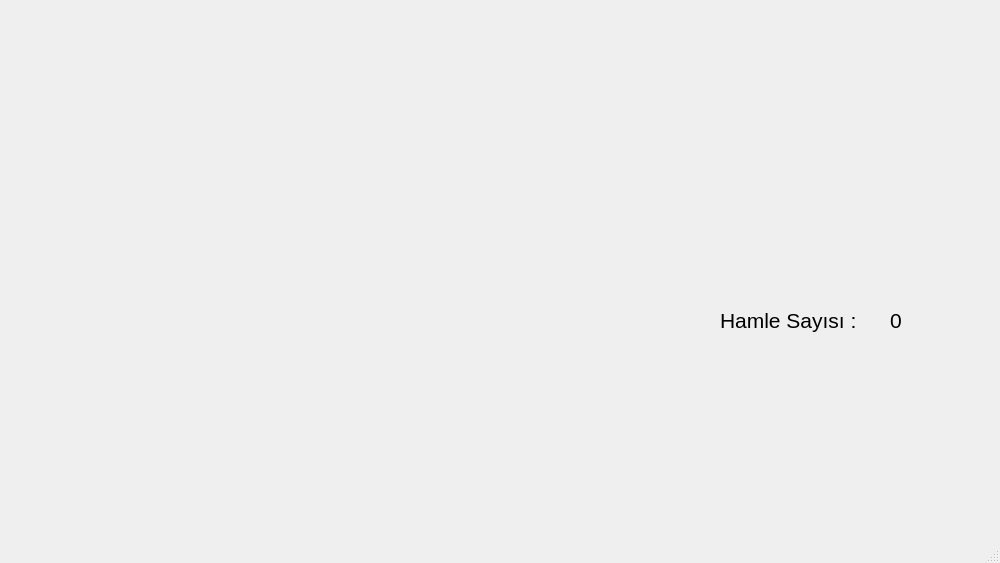
<?xml version="1.0" encoding="UTF-8"?>
<ui version="4.0">
 <class>MainWindow</class>
 <widget class="QMainWindow" name="MainWindow">
  <property name="geometry">
   <rect>
    <x>0</x>
    <y>0</y>
    <width>1000</width>
    <height>563</height>
   </rect>
  </property>
  <property name="windowTitle">
   <string>Puzzle</string>
  </property>
  <widget class="QWidget" name="centralwidget">
   <widget class="QWidget" name="widget" native="true">
    <property name="geometry">
     <rect>
      <x>24</x>
      <y>24</y>
      <width>642</width>
      <height>430</height>
     </rect>
    </property>
    <layout class="QGridLayout" name="puzzleGrid">
     <property name="leftMargin">
      <number>0</number>
     </property>
     <property name="topMargin">
      <number>0</number>
     </property>
     <property name="rightMargin">
      <number>0</number>
     </property>
     <property name="bottomMargin">
      <number>0</number>
     </property>
     <property name="spacing">
      <number>2</number>
     </property>
     <item row="1" column="4">
      <widget class="PuzzlePiece" name="label_10">
       <property name="minimumSize">
        <size>
         <width>107</width>
         <height>76</height>
        </size>
       </property>
       <property name="maximumSize">
        <size>
         <width>107</width>
         <height>76</height>
        </size>
       </property>
       <property name="text">
        <string/>
       </property>
       <property name="scaledContents">
        <bool>true</bool>
       </property>
      </widget>
     </item>
     <item row="0" column="4">
      <widget class="PuzzlePiece" name="label_5">
       <property name="minimumSize">
        <size>
         <width>107</width>
         <height>76</height>
        </size>
       </property>
       <property name="maximumSize">
        <size>
         <width>107</width>
         <height>76</height>
        </size>
       </property>
       <property name="text">
        <string/>
       </property>
       <property name="scaledContents">
        <bool>true</bool>
       </property>
      </widget>
     </item>
     <item row="3" column="0">
      <widget class="PuzzlePiece" name="label_16">
       <property name="minimumSize">
        <size>
         <width>107</width>
         <height>76</height>
        </size>
       </property>
       <property name="maximumSize">
        <size>
         <width>107</width>
         <height>76</height>
        </size>
       </property>
       <property name="text">
        <string/>
       </property>
       <property name="scaledContents">
        <bool>true</bool>
       </property>
      </widget>
     </item>
     <item row="1" column="0">
      <widget class="PuzzlePiece" name="label_6">
       <property name="minimumSize">
        <size>
         <width>107</width>
         <height>76</height>
        </size>
       </property>
       <property name="maximumSize">
        <size>
         <width>107</width>
         <height>76</height>
        </size>
       </property>
       <property name="text">
        <string/>
       </property>
       <property name="scaledContents">
        <bool>true</bool>
       </property>
      </widget>
     </item>
     <item row="1" column="2">
      <widget class="PuzzlePiece" name="label_8">
       <property name="minimumSize">
        <size>
         <width>107</width>
         <height>76</height>
        </size>
       </property>
       <property name="maximumSize">
        <size>
         <width>107</width>
         <height>76</height>
        </size>
       </property>
       <property name="text">
        <string/>
       </property>
       <property name="scaledContents">
        <bool>true</bool>
       </property>
      </widget>
     </item>
     <item row="1" column="1">
      <widget class="PuzzlePiece" name="label_7">
       <property name="minimumSize">
        <size>
         <width>107</width>
         <height>76</height>
        </size>
       </property>
       <property name="maximumSize">
        <size>
         <width>107</width>
         <height>76</height>
        </size>
       </property>
       <property name="text">
        <string/>
       </property>
       <property name="scaledContents">
        <bool>true</bool>
       </property>
      </widget>
     </item>
     <item row="0" column="0">
      <widget class="PuzzlePiece" name="label">
       <property name="minimumSize">
        <size>
         <width>107</width>
         <height>76</height>
        </size>
       </property>
       <property name="maximumSize">
        <size>
         <width>107</width>
         <height>76</height>
        </size>
       </property>
       <property name="text">
        <string/>
       </property>
       <property name="scaledContents">
        <bool>true</bool>
       </property>
      </widget>
     </item>
     <item row="4" column="4">
      <widget class="PuzzlePiece" name="label_25">
       <property name="minimumSize">
        <size>
         <width>107</width>
         <height>76</height>
        </size>
       </property>
       <property name="maximumSize">
        <size>
         <width>107</width>
         <height>76</height>
        </size>
       </property>
       <property name="text">
        <string/>
       </property>
       <property name="scaledContents">
        <bool>true</bool>
       </property>
      </widget>
     </item>
     <item row="4" column="3">
      <widget class="PuzzlePiece" name="label_24">
       <property name="minimumSize">
        <size>
         <width>107</width>
         <height>76</height>
        </size>
       </property>
       <property name="maximumSize">
        <size>
         <width>107</width>
         <height>76</height>
        </size>
       </property>
       <property name="text">
        <string/>
       </property>
       <property name="scaledContents">
        <bool>true</bool>
       </property>
      </widget>
     </item>
     <item row="2" column="2">
      <widget class="PuzzlePiece" name="label_13">
       <property name="minimumSize">
        <size>
         <width>107</width>
         <height>76</height>
        </size>
       </property>
       <property name="maximumSize">
        <size>
         <width>107</width>
         <height>76</height>
        </size>
       </property>
       <property name="text">
        <string/>
       </property>
       <property name="scaledContents">
        <bool>true</bool>
       </property>
      </widget>
     </item>
     <item row="4" column="2">
      <widget class="PuzzlePiece" name="label_23">
       <property name="minimumSize">
        <size>
         <width>107</width>
         <height>76</height>
        </size>
       </property>
       <property name="maximumSize">
        <size>
         <width>107</width>
         <height>76</height>
        </size>
       </property>
       <property name="text">
        <string/>
       </property>
       <property name="scaledContents">
        <bool>true</bool>
       </property>
      </widget>
     </item>
     <item row="3" column="4">
      <widget class="PuzzlePiece" name="label_20">
       <property name="minimumSize">
        <size>
         <width>107</width>
         <height>76</height>
        </size>
       </property>
       <property name="maximumSize">
        <size>
         <width>107</width>
         <height>76</height>
        </size>
       </property>
       <property name="text">
        <string/>
       </property>
       <property name="scaledContents">
        <bool>true</bool>
       </property>
      </widget>
     </item>
     <item row="2" column="3">
      <widget class="PuzzlePiece" name="label_14">
       <property name="minimumSize">
        <size>
         <width>107</width>
         <height>76</height>
        </size>
       </property>
       <property name="maximumSize">
        <size>
         <width>107</width>
         <height>76</height>
        </size>
       </property>
       <property name="text">
        <string/>
       </property>
       <property name="scaledContents">
        <bool>true</bool>
       </property>
      </widget>
     </item>
     <item row="4" column="1">
      <widget class="PuzzlePiece" name="label_22">
       <property name="minimumSize">
        <size>
         <width>107</width>
         <height>76</height>
        </size>
       </property>
       <property name="maximumSize">
        <size>
         <width>107</width>
         <height>76</height>
        </size>
       </property>
       <property name="text">
        <string/>
       </property>
       <property name="scaledContents">
        <bool>true</bool>
       </property>
      </widget>
     </item>
     <item row="0" column="1">
      <widget class="PuzzlePiece" name="label_2">
       <property name="minimumSize">
        <size>
         <width>107</width>
         <height>76</height>
        </size>
       </property>
       <property name="maximumSize">
        <size>
         <width>107</width>
         <height>76</height>
        </size>
       </property>
       <property name="text">
        <string/>
       </property>
       <property name="scaledContents">
        <bool>true</bool>
       </property>
      </widget>
     </item>
     <item row="0" column="2">
      <widget class="PuzzlePiece" name="label_3">
       <property name="minimumSize">
        <size>
         <width>107</width>
         <height>76</height>
        </size>
       </property>
       <property name="maximumSize">
        <size>
         <width>107</width>
         <height>76</height>
        </size>
       </property>
       <property name="text">
        <string/>
       </property>
       <property name="scaledContents">
        <bool>true</bool>
       </property>
      </widget>
     </item>
     <item row="1" column="3">
      <widget class="PuzzlePiece" name="label_9">
       <property name="minimumSize">
        <size>
         <width>107</width>
         <height>76</height>
        </size>
       </property>
       <property name="maximumSize">
        <size>
         <width>107</width>
         <height>76</height>
        </size>
       </property>
       <property name="text">
        <string/>
       </property>
       <property name="scaledContents">
        <bool>true</bool>
       </property>
      </widget>
     </item>
     <item row="0" column="3">
      <widget class="PuzzlePiece" name="label_4">
       <property name="minimumSize">
        <size>
         <width>107</width>
         <height>76</height>
        </size>
       </property>
       <property name="maximumSize">
        <size>
         <width>107</width>
         <height>76</height>
        </size>
       </property>
       <property name="text">
        <string/>
       </property>
       <property name="scaledContents">
        <bool>true</bool>
       </property>
      </widget>
     </item>
     <item row="3" column="1">
      <widget class="PuzzlePiece" name="label_17">
       <property name="minimumSize">
        <size>
         <width>107</width>
         <height>76</height>
        </size>
       </property>
       <property name="maximumSize">
        <size>
         <width>107</width>
         <height>76</height>
        </size>
       </property>
       <property name="text">
        <string/>
       </property>
       <property name="scaledContents">
        <bool>true</bool>
       </property>
      </widget>
     </item>
     <item row="2" column="1">
      <widget class="PuzzlePiece" name="label_12">
       <property name="minimumSize">
        <size>
         <width>107</width>
         <height>76</height>
        </size>
       </property>
       <property name="maximumSize">
        <size>
         <width>107</width>
         <height>76</height>
        </size>
       </property>
       <property name="text">
        <string/>
       </property>
       <property name="scaledContents">
        <bool>true</bool>
       </property>
      </widget>
     </item>
     <item row="4" column="0">
      <widget class="PuzzlePiece" name="label_21">
       <property name="minimumSize">
        <size>
         <width>107</width>
         <height>76</height>
        </size>
       </property>
       <property name="maximumSize">
        <size>
         <width>107</width>
         <height>76</height>
        </size>
       </property>
       <property name="text">
        <string/>
       </property>
       <property name="scaledContents">
        <bool>true</bool>
       </property>
      </widget>
     </item>
     <item row="2" column="0">
      <widget class="PuzzlePiece" name="label_11">
       <property name="minimumSize">
        <size>
         <width>107</width>
         <height>76</height>
        </size>
       </property>
       <property name="maximumSize">
        <size>
         <width>107</width>
         <height>76</height>
        </size>
       </property>
       <property name="text">
        <string/>
       </property>
       <property name="scaledContents">
        <bool>true</bool>
       </property>
      </widget>
     </item>
     <item row="2" column="4">
      <widget class="PuzzlePiece" name="label_15">
       <property name="minimumSize">
        <size>
         <width>107</width>
         <height>76</height>
        </size>
       </property>
       <property name="maximumSize">
        <size>
         <width>107</width>
         <height>76</height>
        </size>
       </property>
       <property name="text">
        <string/>
       </property>
       <property name="scaledContents">
        <bool>true</bool>
       </property>
      </widget>
     </item>
     <item row="3" column="2">
      <widget class="PuzzlePiece" name="label_18">
       <property name="minimumSize">
        <size>
         <width>107</width>
         <height>76</height>
        </size>
       </property>
       <property name="maximumSize">
        <size>
         <width>107</width>
         <height>76</height>
        </size>
       </property>
       <property name="text">
        <string/>
       </property>
       <property name="scaledContents">
        <bool>true</bool>
       </property>
      </widget>
     </item>
     <item row="3" column="3">
      <widget class="PuzzlePiece" name="label_19">
       <property name="minimumSize">
        <size>
         <width>107</width>
         <height>76</height>
        </size>
       </property>
       <property name="maximumSize">
        <size>
         <width>107</width>
         <height>76</height>
        </size>
       </property>
       <property name="text">
        <string/>
       </property>
       <property name="scaledContents">
        <bool>true</bool>
       </property>
      </widget>
     </item>
    </layout>
   </widget>
   <widget class="QLabel" name="lblResim">
    <property name="geometry">
     <rect>
      <x>670</x>
      <y>30</y>
      <width>320</width>
      <height>214</height>
     </rect>
    </property>
    <property name="text">
     <string/>
    </property>
    <property name="pixmap">
     <pixmap resource="resources.qrc">:/images/puzzle.jpg</pixmap>
    </property>
    <property name="scaledContents">
     <bool>true</bool>
    </property>
   </widget>
   <widget class="QLabel" name="Hamle_Sayisi">
    <property name="geometry">
     <rect>
      <x>720</x>
      <y>300</y>
      <width>170</width>
      <height>40</height>
     </rect>
    </property>
    <property name="font">
     <font>
      <pointsize>16</pointsize>
     </font>
    </property>
    <property name="text">
     <string>Hamle Sayısı :</string>
    </property>
   </widget>
   <widget class="QLabel" name="lblHamle">
    <property name="geometry">
     <rect>
      <x>890</x>
      <y>300</y>
      <width>50</width>
      <height>40</height>
     </rect>
    </property>
    <property name="font">
     <font>
      <pointsize>16</pointsize>
     </font>
    </property>
    <property name="text">
     <string>0</string>
    </property>
   </widget>
  </widget>
  <widget class="QMenuBar" name="menubar">
   <property name="geometry">
    <rect>
     <x>0</x>
     <y>0</y>
     <width>1000</width>
     <height>25</height>
    </rect>
   </property>
  </widget>
  <widget class="QStatusBar" name="statusbar"/>
 </widget>
 <customwidgets>
  <customwidget>
   <class>PuzzlePiece</class>
   <extends>QLabel</extends>
   <header>puzzlepiece.h</header>
  </customwidget>
 </customwidgets>
 <resources>
  <include location="resources.qrc"/>
 </resources>
 <connections/>
</ui>
